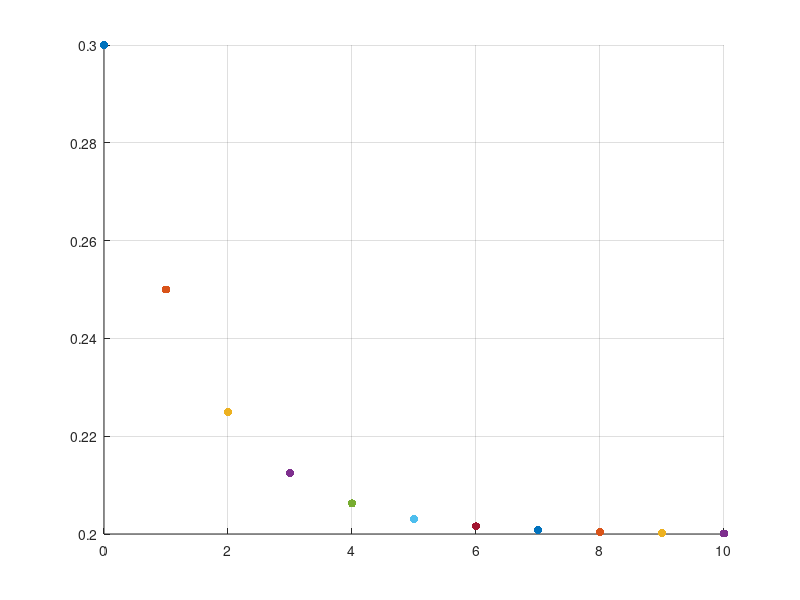

Source code (MATLAB):
clear all

a0 = 0.3; %initial value
scatter(0, a0, 'filled')
grid on
hold on

an = a0;
for i = 1:10
    next_a = (0.5 * an) + 0.1;
    scatter(i, next_a, 'filled')
    hold on
    an = next_a;
end